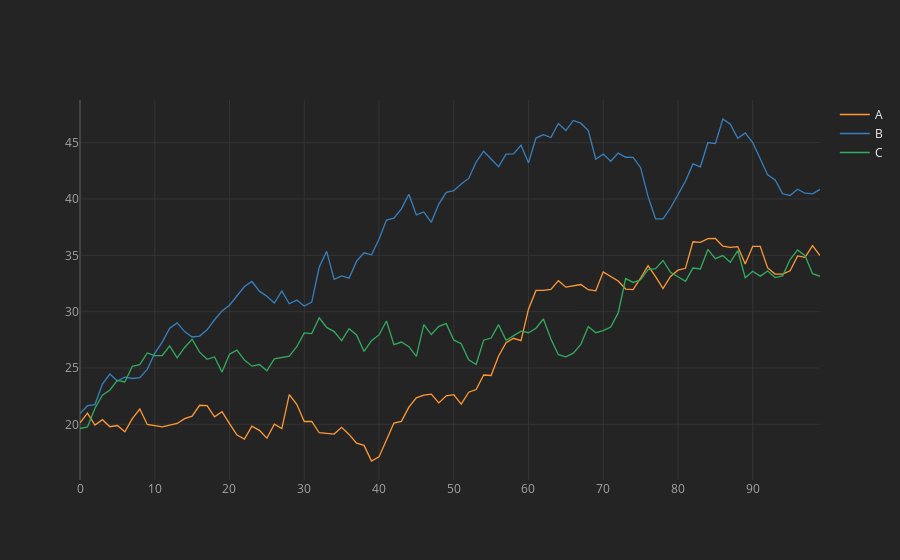

Notebook code cell kept with this figure:
### Code cell
df.iplot()  # By default is line graph plot
